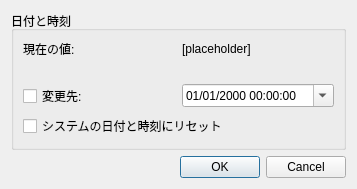
<?xml version="1.0" encoding="UTF-8"?>
<ui version="4.0">
 <class>DateTimeDialog</class>
 <widget class="QDialog" name="DateTimeDialog">
  <property name="geometry">
   <rect>
    <x>0</x>
    <y>0</y>
    <width>357</width>
    <height>161</height>
   </rect>
  </property>
  <property name="windowTitle">
   <string>日付と時刻 - melonDS</string>
  </property>
  <layout class="QVBoxLayout" name="verticalLayout">
   <item>
    <widget class="QGroupBox" name="groupBox_2">
     <property name="title">
      <string>日付と時刻</string>
     </property>
     <layout class="QGridLayout" name="gridLayout_2">
      <item row="0" column="0">
       <widget class="QLabel" name="label">
        <property name="text">
         <string>現在の値:</string>
        </property>
       </widget>
      </item>
      <item row="0" column="1">
       <widget class="QLabel" name="lblCustomTime">
        <property name="text">
         <string>[placeholder]</string>
        </property>
       </widget>
      </item>
      <item row="1" column="0">
       <widget class="QLabel" name="label_2">
        <property name="text">
         <string/>
        </property>
       </widget>
      </item>
      <item row="2" column="0">
       <widget class="QCheckBox" name="chkChangeTime">
        <property name="text">
         <string>変更先:</string>
        </property>
       </widget>
      </item>
      <item row="2" column="1">
       <widget class="QDateTimeEdit" name="txtNewCustomTime">
        <property name="dateTime">
         <datetime>
          <hour>0</hour>
          <minute>0</minute>
          <second>0</second>
          <year>2000</year>
          <month>1</month>
          <day>1</day>
         </datetime>
        </property>
        <property name="maximumDateTime">
         <datetime>
          <hour>23</hour>
          <minute>59</minute>
          <second>59</second>
          <year>2099</year>
          <month>12</month>
          <day>31</day>
         </datetime>
        </property>
        <property name="minimumDateTime">
         <datetime>
          <hour>0</hour>
          <minute>0</minute>
          <second>0</second>
          <year>2000</year>
          <month>1</month>
          <day>1</day>
         </datetime>
        </property>
        <property name="displayFormat">
         <string>dd/MM/yyyy HH:mm:ss</string>
        </property>
        <property name="calendarPopup">
         <bool>true</bool>
        </property>
       </widget>
      </item>
      <item row="3" column="0" colspan="2">
       <widget class="QCheckBox" name="chkResetTime">
        <property name="text">
         <string>システムの日付と時刻にリセット</string>
        </property>
       </widget>
      </item>
     </layout>
    </widget>
   </item>
   <item>
    <widget class="QDialogButtonBox" name="buttonBox">
     <property name="orientation">
      <enum>Qt::Horizontal</enum>
     </property>
     <property name="standardButtons">
      <set>QDialogButtonBox::Cancel|QDialogButtonBox::Ok</set>
     </property>
    </widget>
   </item>
  </layout>
 </widget>
 <resources/>
 <connections>
  <connection>
   <sender>buttonBox</sender>
   <signal>accepted()</signal>
   <receiver>DateTimeDialog</receiver>
   <slot>accept()</slot>
   <hints>
    <hint type="sourcelabel">
     <x>248</x>
     <y>254</y>
    </hint>
    <hint type="destinationlabel">
     <x>157</x>
     <y>274</y>
    </hint>
   </hints>
  </connection>
  <connection>
   <sender>buttonBox</sender>
   <signal>rejected()</signal>
   <receiver>DateTimeDialog</receiver>
   <slot>reject()</slot>
   <hints>
    <hint type="sourcelabel">
     <x>316</x>
     <y>260</y>
    </hint>
    <hint type="destinationlabel">
     <x>286</x>
     <y>274</y>
    </hint>
   </hints>
  </connection>
 </connections>
</ui>
